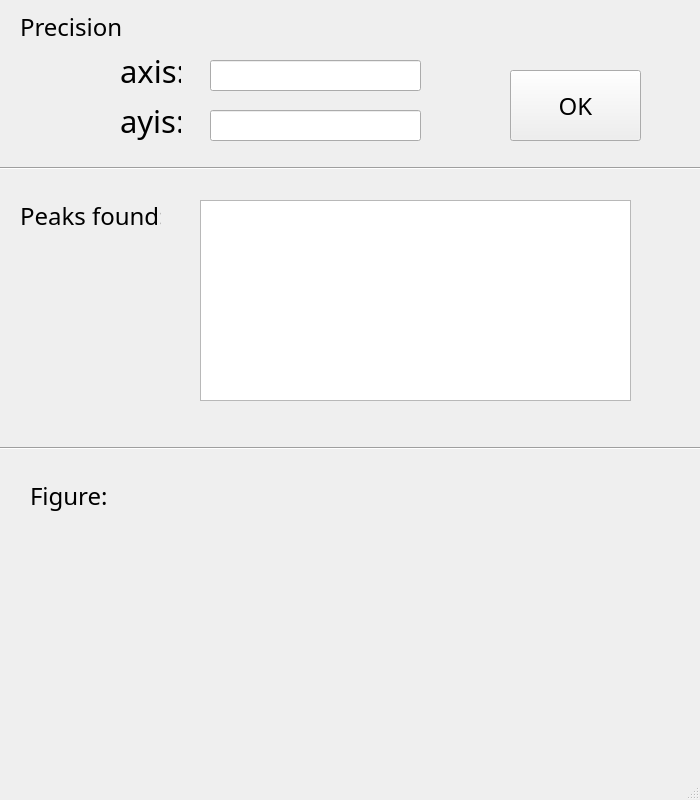
<?xml version="1.0" encoding="UTF-8"?>
<ui version="4.0">
 <class>MainWindow</class>
 <widget class="QMainWindow" name="MainWindow">
  <property name="enabled">
   <bool>true</bool>
  </property>
  <property name="geometry">
   <rect>
    <x>0</x>
    <y>0</y>
    <width>700</width>
    <height>800</height>
   </rect>
  </property>
  <property name="sizePolicy">
   <sizepolicy hsizetype="Fixed" vsizetype="Fixed">
    <horstretch>0</horstretch>
    <verstretch>0</verstretch>
   </sizepolicy>
  </property>
  <property name="minimumSize">
   <size>
    <width>700</width>
    <height>800</height>
   </size>
  </property>
  <property name="maximumSize">
   <size>
    <width>700</width>
    <height>800</height>
   </size>
  </property>
  <property name="font">
   <font>
    <family>等线 Light</family>
    <pointsize>18</pointsize>
   </font>
  </property>
  <property name="windowTitle">
   <string>MainWindow</string>
  </property>
  <widget class="QWidget" name="centralwidget">
   <widget class="QLabel" name="label">
    <property name="geometry">
     <rect>
      <x>20</x>
      <y>10</y>
      <width>111</width>
      <height>31</height>
     </rect>
    </property>
    <property name="font">
     <font>
      <family>等线 Light</family>
      <pointsize>18</pointsize>
     </font>
    </property>
    <property name="text">
     <string>Precision：</string>
    </property>
   </widget>
   <widget class="QPushButton" name="pushButton">
    <property name="geometry">
     <rect>
      <x>510</x>
      <y>70</y>
      <width>131</width>
      <height>71</height>
     </rect>
    </property>
    <property name="text">
     <string>OK</string>
    </property>
   </widget>
   <widget class="QLabel" name="label_2">
    <property name="geometry">
     <rect>
      <x>120</x>
      <y>50</y>
      <width>61</width>
      <height>41</height>
     </rect>
    </property>
    <property name="font">
     <font>
      <family>等线 Light</family>
      <pointsize>23</pointsize>
     </font>
    </property>
    <property name="text">
     <string>axis:</string>
    </property>
   </widget>
   <widget class="QLabel" name="label_3">
    <property name="geometry">
     <rect>
      <x>120</x>
      <y>100</y>
      <width>61</width>
      <height>41</height>
     </rect>
    </property>
    <property name="font">
     <font>
      <family>等线 Light</family>
      <pointsize>23</pointsize>
     </font>
    </property>
    <property name="text">
     <string>ayis:</string>
    </property>
   </widget>
   <widget class="QLineEdit" name="lineEdit">
    <property name="geometry">
     <rect>
      <x>210</x>
      <y>60</y>
      <width>211</width>
      <height>31</height>
     </rect>
    </property>
   </widget>
   <widget class="QLineEdit" name="lineEdit_2">
    <property name="geometry">
     <rect>
      <x>210</x>
      <y>110</y>
      <width>211</width>
      <height>31</height>
     </rect>
    </property>
   </widget>
   <widget class="QTextBrowser" name="textBrowser">
    <property name="geometry">
     <rect>
      <x>200</x>
      <y>200</y>
      <width>431</width>
      <height>201</height>
     </rect>
    </property>
   </widget>
   <widget class="QLabel" name="label_4">
    <property name="geometry">
     <rect>
      <x>20</x>
      <y>190</y>
      <width>141</width>
      <height>51</height>
     </rect>
    </property>
    <property name="text">
     <string>Peaks found:</string>
    </property>
   </widget>
   <widget class="Line" name="line">
    <property name="geometry">
     <rect>
      <x>0</x>
      <y>160</y>
      <width>701</width>
      <height>16</height>
     </rect>
    </property>
    <property name="orientation">
     <enum>Qt::Horizontal</enum>
    </property>
   </widget>
   <widget class="Line" name="line_2">
    <property name="geometry">
     <rect>
      <x>0</x>
      <y>440</y>
      <width>701</width>
      <height>16</height>
     </rect>
    </property>
    <property name="orientation">
     <enum>Qt::Horizontal</enum>
    </property>
   </widget>
   <widget class="QLabel" name="label_5">
    <property name="geometry">
     <rect>
      <x>30</x>
      <y>470</y>
      <width>91</width>
      <height>51</height>
     </rect>
    </property>
    <property name="text">
     <string>Figure:</string>
    </property>
   </widget>
  </widget>
  <widget class="QMenuBar" name="menubar">
   <property name="geometry">
    <rect>
     <x>0</x>
     <y>0</y>
     <width>700</width>
     <height>31</height>
    </rect>
   </property>
  </widget>
  <widget class="QStatusBar" name="statusbar"/>
 </widget>
 <resources/>
 <connections/>
</ui>
